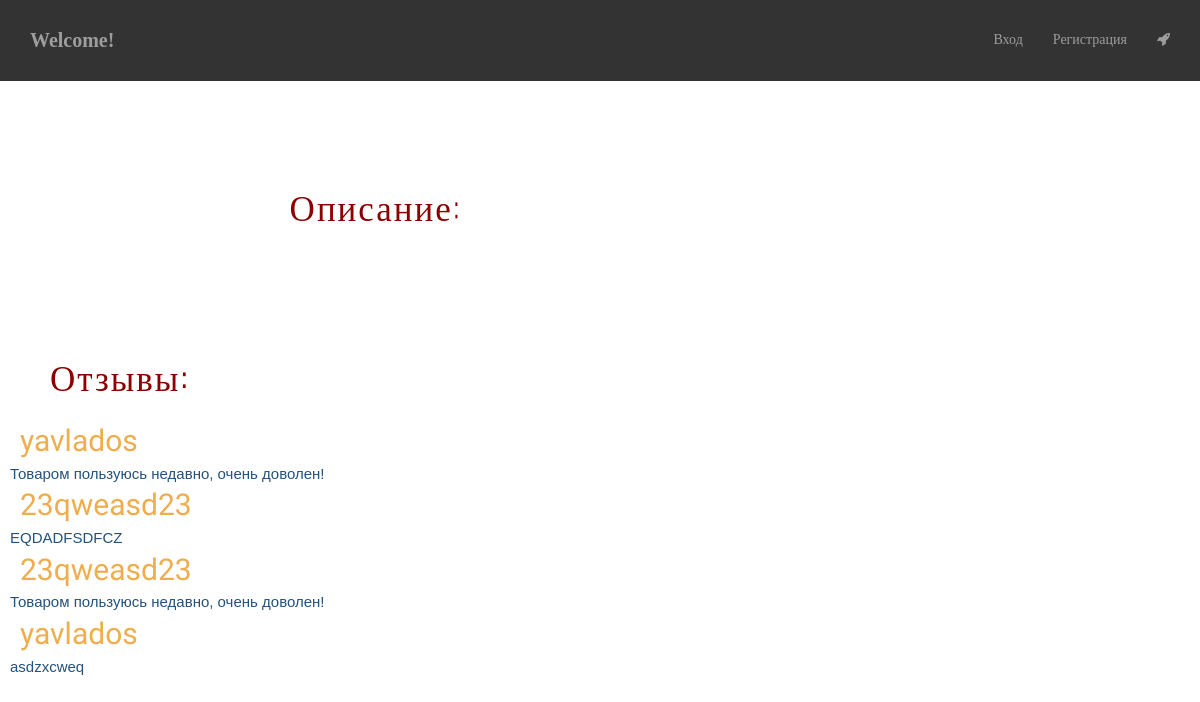
Screenshot of /tovar_show?id=1 with the database file from the repository.
### my_app/models.py (models this page shows, shortened)
class Feedback(models.Model):
    class Meta():
        db_table= "Feedback"
        verbose_name_plural = "Отзывы"
        verbose_name = "Отзыв"
    fb_users = models.ForeignKey(User, on_delete=models.CASCADE, verbose_name='Пользователь')
    tovar=models.ForeignKey(Tovar, on_delete=models.CASCADE)
    information = models.CharField(max_length=2055, blank=True, verbose_name='Отзыв о товаре')
    photo = models.ImageField(null=True, blank=True, verbose_name='Фото')

### my_app/views.py (the view)
# urls.py: url(r'^tovar_show', tovar_show, name='tovar_show_url'),
def tovar_show(request):
    id = request.GET.get('id')
    if id:
        tovar = Tovar.objects.filter(id_tovar=id)
        fb = Feedback.objects.filter(tovar=id)
        return render(request, "tovar_show.html", locals())
    else:
        return render(request, "tovar.html", {'tovar': Tovar.objects.all()})

### templates/tovar_show.html (shortened to what this page needs)
<!DOCTYPE html>
{% extends 'base.html' %}
{% block body2 %}
    <div id = "headerwrap">
    <div class ="my-flex-container2">
        <div class = "tovar-photo">
        </div>
    </div>
    <div class="my-flex-container">
        <div class="my-flex-block1"><h3>Описание:  </h3></div>
        <div class="my-flex-block">
        </div>
    </div>
    <div class="comment-label">Отзывы:</div>
            {% for feedback in fb %}
                <div class ="username">{{ feedback.fb_users.username  }}</div>
                <div class ="comment">{{ feedback.information }}</div>
            {% endfor %}
    </div>
{% endblock %}

### rows the page displays
Feedback: fb_users.username "yavlados", information "Товаром пользуюсь недавно, очень доволен!"
Feedback: fb_users.username "23qweasd23", information "EQDADFSDFCZ"
Feedback: fb_users.username "23qweasd23", information "Товаром пользуюсь недавно, очень доволен!"
Feedback: fb_users.username "yavlados", information "asdzxcweq"
